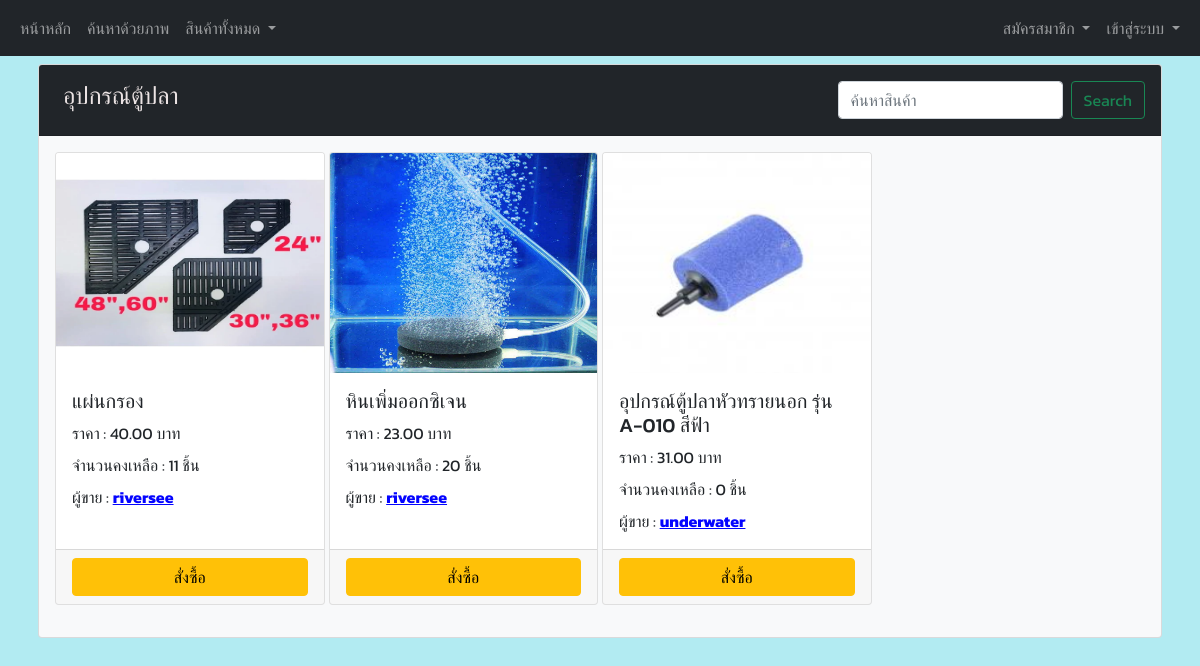
/tool_product, run on the app's committed database.
### tables this page shows
CREATE TABLE "tool_product" (
	"tool_ID"	INTEGER NOT NULL,
	"tool_Name"	TEXT NOT NULL,
	"tool_Price"	REAL NOT NULL,
	"tool_Amount"	INTEGER NOT NULL,
	"tool_Description"	TEXT,
	"tool_Images"	TEXT NOT NULL,
	"tool_Owner"	TEXT NOT NULL,
	"time"	TEXT,
	PRIMARY KEY("tool_ID" AUTOINCREMENT)
);

CREATE TABLE "seller" (
	"seller_ID"	TEXT,
	"seller_Firstname"	TEXT,
	"seller_Lastname"	TEXT,
	"seller_Email"	TEXT,
	"seller_Telephone"	TEXT,
	"seller_Address"	TEXT,
	"seller_Line"	TEXT,
	"seller_Facebook"	TEXT,
	"seller_Password"	TEXT,
	"seller_Storename"	TEXT,
	"seller_pic"	TEXT,
	"seller_status"	TEXT,
	"seller_status_color"	TEXT,
	PRIMARY KEY("seller_ID")
);

### app.py (the view)
@app.route("/tool_product")
def tool_product():
    if session.get("user",None) is not None:
        if session.get("role") == 'seller':
            with sqlite3.connect("mydata.db") as connect:
                cur = connect.cursor()
                cur.execute("SELECT tool_product.*, seller.seller_Storename FROM seller INNER JOIN tool_product ON tool_product.tool_Owner = seller.seller_ID order by time desc;")
                tool_product = cur.fetchall()
                for i in range(len(tool_product)):
                    tool_product[i] = list(tool_product[i])
                    tool_product[i][2] = str('{:,.2f}'.format(tool_product[i][2]))
                    tool_product[i][3] = str('{:,}'.format(int(tool_product[i][3])))
                    tool_product[i] = tuple(tool_product[i])
                return render_template(
                    "product_tool_seller.html",
                    tool=tool_product,
                    seller = session['user']
                )
        if session.get("role") == 'user':
            with sqlite3.connect("mydata.db") as connect:
                cur = connect.cursor()
                cur.execute("SELECT tool_product.*, seller.seller_Storename FROM seller INNER JOIN tool_product ON tool_product.tool_Owner = seller.seller_ID order by time desc;")
                tool_product = cur.fetchall()
                tool_list = []
                for i in range(len(tool_product)):
                    tool_product[i] = list(tool_product[i])
                    tool_product[i][2] = str('{:,.2f}'.format(tool_product[i][2]))
                    tool_product[i][3] = str('{:,}'.format(int(tool_product[i][3])))
                    tool_product[i] = tuple(tool_product[i])
                return render_template("product_tool_user.html",tool=tool_product, user = session['user'])
    else:
        with sqlite3.connect("mydata.db") as connect:
            cur = connect.cursor()
            cur.execute("SELECT tool_product.*, seller.seller_Storename FROM seller INNER JOIN tool_product ON tool_product.tool_Owner = seller.seller_ID order by time desc;")
            tool_product = cur.fetchall()
            for i in range(len(tool_product)):
                tool_product[i] = list(tool_product[i])
                tool_product[i][2] = str('{:,.2f}'.format(tool_product[i][2]))
                tool_product[i][3] = str('{:,}'.format(int(tool_product[i][3])))
                tool_product[i] = tuple(tool_product[i])
            return render_template("product_tool.html",tool=tool_product)

### templates/product_tool.html (shortened to what this page needs)
{% extends "header.html" %}
{% block content %}
<div class="container p-2">
    <div class="card p-0 bg-light text-dark">
        <div class="card-header bg-dark gx-1">
            <nav class="navbar navbar-expand-lg navbar-dark bg-dark">
                <ul class="navbar-nav me-auto mb-2 mb-lg-0">
                    <li class="nav-item">
                        <h4 class="ms-2" style="color: rgb(235, 227, 227);">อุปกรณ์ตู้ปลา</h4>
                    </li>
                </ul>
                <ul class="navbar-nav">
                    <li class="nav-item">
                        <form class="d-flex" action="tool_product_search" method="POST">
                            <input class="mx-2 form-control" type="search" id="search" name="search"
                                placeholder="ค้นหาสินค้า" aria-label="Search">
                            <button class="btn btn-outline-success" type="submit">Search</button>
                        </form>
                    </li>
                </ul>
            </nav>
        </div>
        <div class="card-body">
            <div class="row g-1">
                {%for row in tool %}
                <div class="col-md-3 mb-3">
                    <div class="card h-100">
                        <img src={{row.5}} class="card-img-top" width="80px" height="220px">
                        <div class="card-body">
                            <h5 class="card-title">{{row.1}}</h5>
                            <p class="card-text">ราคา : {{row.2}} บาท</p>
                            <p class="card-text">จำนวนคงเหลือ : {{row.3}} ชิ้น</p>
                            <p class="card-text">ผู้ขาย :
                                <a href="/shop_fish/{{row.6}}" style="color: rgb(4, 4, 255);"><b>{{row.8}}</b></a>
                            </p>
                        </div>
                        <div class="card-footer">
                            <div class="d-grid gap-2">
                                <button type="button" class="btn btn-warning myBtn" data-bs-toggle="modal"
                                    data-bs-target="#buy_product{{row.0}}">สั่งซื้อ</button>
                            </div>
                        </div>
                    </div>
                </div>
                {%endfor%}
            </div>
        </div>
    </div>
</div>
{% endblock %}

### static/css/styles.css (style rules this page uses)
p { margin-bottom: 0.5rem; }
a, p, h1, h2, h3, h4, h5, h6, .btn, label, .col-form-label, span, input, textarea, table { font-family: 'Kanit', sans-serif; }

### data on the page
tool_product: shows a picture, tool_Name "แผ่นกรอง", tool_Price "40.00", tool_Amount "11", seller_Storename "riversee"
tool_product: shows a picture, tool_Name "หินเพิ่มออกซิเจน", tool_Price "23.00", tool_Amount "20", seller_Storename "riversee"
tool_product: shows a picture, tool_Name "อุปกรณ์ตู้ปลาหัวทรายนอก รุ่น A-010 สีฟ้า", tool_Price "31.00", tool_Amount "0", seller_Storename "underwater"
